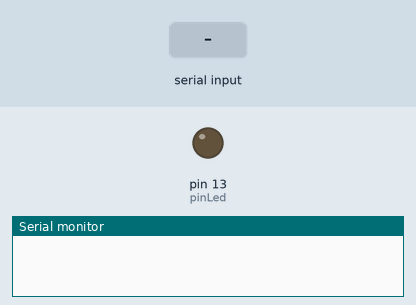
Simulated run of this sketch. Board: Arduino Uno, built with avr-gcc and run on an emulated ATmega328P. On the bench: output pins drawn as LEDs (lit = HIGH), the last lines printed to the serial monitor. The inputs (shaded band) are chosen by the test bench.

Above: at 1.2 s.
1.3 s: "1" received over Serial
At 2.5 s:
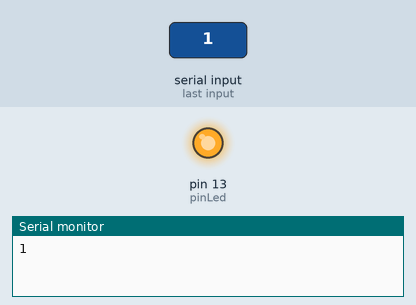
2.8 s: "0" received over Serial
At 3.6 s:
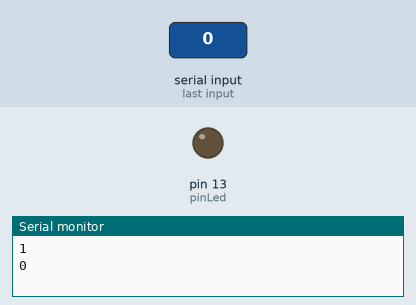
Timing chart, 0 to 5.8 s (numbered marks = the images above; inputs shaded):
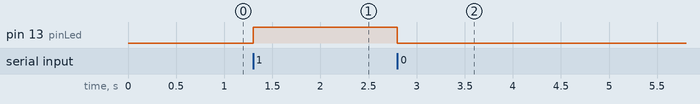

Measured:
- after the input at 1.3 s, pin 13 (pinLed): LOW → HIGH at once
- after the input at 2.8 s, pin 13 (pinLed): HIGH → LOW at once

The sketch:

gui_python_1.ino
```cpp
char serialData;
int pinLed = 13;

void setup(){
  pinMode(pinLed,OUTPUT);
  Serial.begin(9600);
}

void loop(){
if(Serial.available()>0){
  serialData = Serial.read();
  Serial.println(serialData);

  if(serialData == '1'){
    digitalWrite(pinLed, HIGH);
    } else {
      if(serialData == '0'){
        digitalWrite(pinLed,LOW);
      }
    }
  }
}
```
